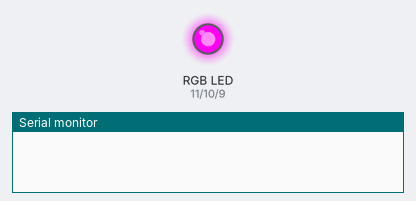
Recording of a sketch running on a simulated Arduino Uno, built with avr-gcc and run on an emulated ATmega328P. Shown: an RGB LED mixed from three pins (HIGH = lit), the last lines printed to the serial monitor.

Above: at 0.15 s.
At 5.86 s:
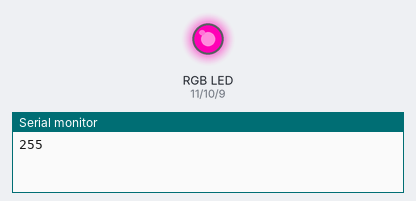
At 10.08 s:
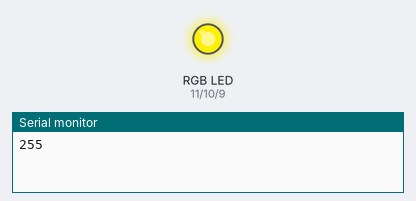
At 19.71 s:
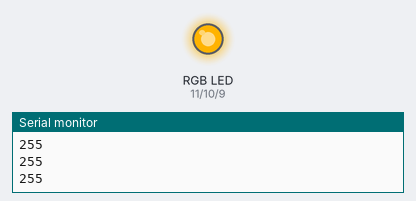
At 28.74 s:
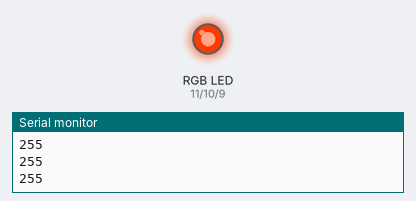
At 39.57 s:
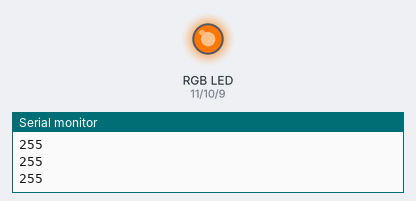
Timing chart, 0 to 40.0 s (numbered marks = the images above):
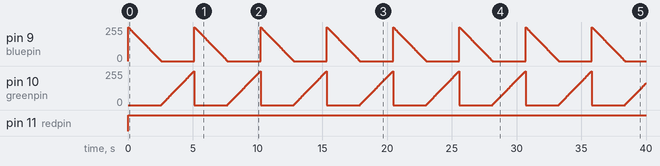

The sketch:

RGB-LED.ino
```cpp
/* RGB module project code
 */
int redpin = 11; //select the pin for the red LED
int greenpin =10; // select the pin for the  blue LED
int bluepin =9;// select the pin for the green LED

int val;

void setup() {
  pinMode(redpin, OUTPUT);
  pinMode(greenpin, OUTPUT);
  pinMode(bluepin, OUTPUT);
  Serial.begin(9600);
}

void loop()
{
for(val=255; val>0; val--)
  {
   analogWrite(11, 255);
   analogWrite(10, 0);
   analogWrite(9, val);
   delay(10);
  }
for(val=0; val<255; val++)
  {
   analogWrite(11, 255);
   analogWrite(10, val);
   analogWrite(9, 0);
   delay(10);
  }
 Serial.println(val, DEC);
}
```

Measured:
- by itself, pin 9 (bluepin): ramps from 255/255 to 0/255 and jumps back, once every 5.1 s
- by itself, pin 10 (greenpin): ramps from 0/255 to 254/255 and jumps back, once every 5.1 s
- by itself, pin 11 (redpin): LOW → HIGH at 0.00 s
